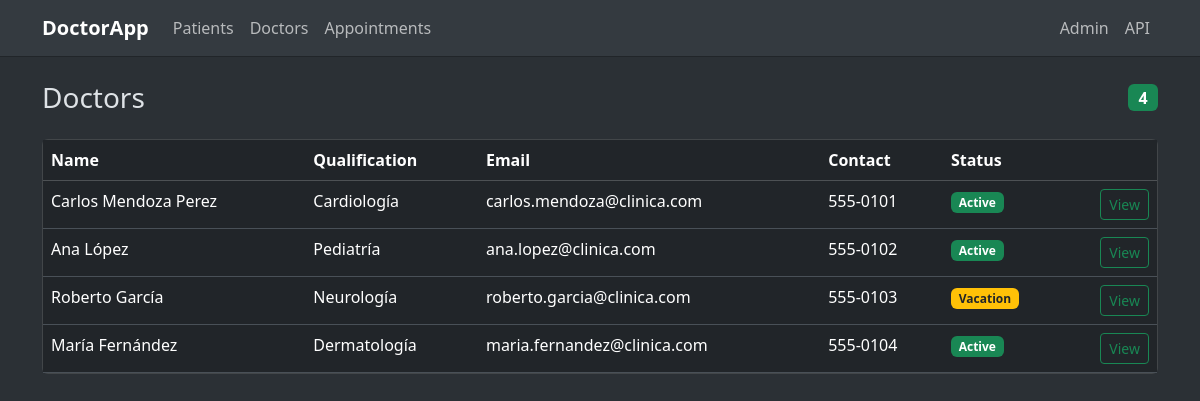
Screenshot of /doctors/ (signed in) with the database file from the repository.
### doctors/models.py (models this page shows)
class Doctor(models.Model):
    user = models.OneToOneField(
        settings.AUTH_USER_MODEL,
        on_delete=models.CASCADE,
        related_name='doctor_profile',
        null=True,
        blank=True,
    )
    first_name = models.CharField(max_length=100)
    last_name = models.CharField(max_length=100)
    qualification = models.CharField(max_length=100)
    contact_number = models.CharField(max_length=15)
    email = models.EmailField()
    address = models.TextField()
    biography = models.TextField()
    is_on_vacation = models.BooleanField(default = False)

### frontend/views.py (the view)
# urls.py: path("doctors/", views.DoctorListView.as_view(), name="doctor_list"),
class DoctorListView(LoginRequiredMixin, ListView):
    model = Doctor
    template_name = "frontend/doctor_list.html"
    context_object_name = "doctors"
    paginate_by = 20

### frontend/templates/frontend/doctor_list.html (shortened to what this page needs)
{% extends "frontend/base.html" %}
{% block content %}
<div class="d-flex justify-content-between align-items-center mb-4">
    <h1 class="h3 mb-0">Doctors</h1>
    <span class="badge bg-success fs-6">{{ page_obj.paginator.count }}</span>
</div>
<div class="card">
    <div class="table-responsive">
        <table class="table table-hover mb-0">
            <thead class="table-dark">
                <tr>
                    <th>Name</th>
                    <th>Qualification</th>
                    <th>Email</th>
                    <th>Contact</th>
                    <th>Status</th>
                    <th></th>
                </tr>
            </thead>
            <tbody>
                {% for doctor in doctors %}
                <tr>
                    <td>{{ doctor.first_name }} {{ doctor.last_name }}</td>
                    <td>{{ doctor.qualification }}</td>
                    <td>{{ doctor.email }}</td>
                    <td>{{ doctor.contact_number }}</td>
                    <td>
                        {% if doctor.is_on_vacation %}
                        <span class="badge bg-warning text-dark">Vacation</span>
                        {% else %}
                        <span class="badge bg-success">Active</span>
                        {% endif %}
                    </td>
                    <td class="text-end"><a href="{% url 'doctor_detail' doctor.pk %}" class="btn btn-sm btn-outline-success">View</a></td>
                </tr>
                {% empty %}
                <tr><td colspan="6" class="text-center text-body-secondary py-4">No doctors found.</td></tr>
                {% endfor %}
            </tbody>
        </table>
    </div>
</div>
{% endblock %}

### rows the page displays
Doctor: first_name "Carlos", last_name "Mendoza Perez", qualification "Cardiología", email "carlos.mendoza@clinica.com", contact_number "555-0101", is_on_vacation "Active"
Doctor: first_name "Ana", last_name "López", qualification "Pediatría", email "ana.lopez@clinica.com", contact_number "555-0102", is_on_vacation "Active"
Doctor: first_name "Roberto", last_name "García", qualification "Neurología", email "roberto.garcia@clinica.com", contact_number "555-0103", is_on_vacation "Vacation"
Doctor: first_name "María", last_name "Fernández", qualification "Dermatología", email "maria.fernandez@clinica.com", contact_number "555-0104", is_on_vacation "Active"

### other values shown
{{ page_obj.paginator.count }} "4"
